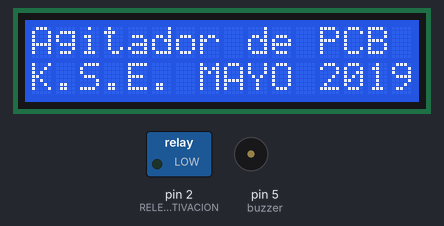
The sketch below on a simulated Arduino Uno, built with avr-gcc and run on an emulated ATmega328P. Parts: 16×2 character LCD, switched loads named in the sketch (green lamp = pin HIGH), buzzer (waves = sounding, pin HIGH).

Above: at 0.1 s.
At 3.4 s:
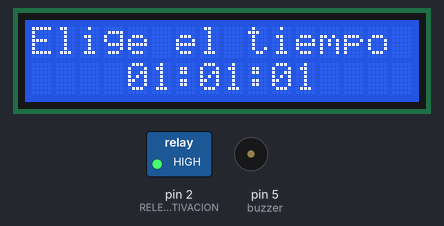
At 20.9 s:
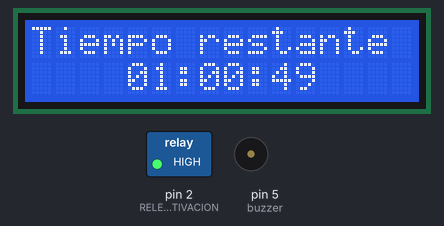
At 37.5 s:
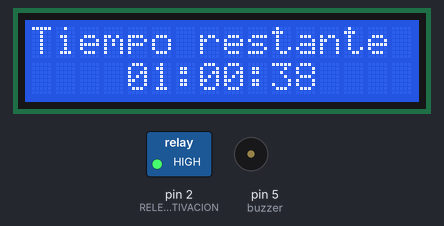
Timing chart, 0 to 39.0 s (numbered marks = the images above):
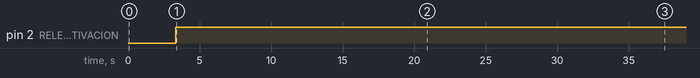

Measured:
- by itself, pin 2 (RELE_ACTIVACION): LOW → HIGH at 3.3 s
- what the display in image 1 shows lasts 1.5 s, from 2.8 s to 4.3 s

The sketch:

Agitator_PCB_Code.ino
```cpp
/*KAMIKAZE SOLUCIONES ELECTRONICAS presenta:
 Codigo de Arduino, para control de Motor DC para Agitador de PCB
 */

#include <LiquidCrystal.h> //Libreria del display LCD

#define TONO_ERROR 600

#define TIME_INTERVAL 3000


LiquidCrystal lcd(7, 8, 9, 10, 11, 12); //Inicializamos la libreria con el numero de los pines a utilizar


int buzzer = 5;            //Alarma

int ahoras = 0;            //Variable a mostrar por LCD de las horas

int aminutos = 0;          //Variable a mostrar por LCD de los minutos

int asegundos = 0;         //Variable a mostrar por LCD de los segundos

int segundostotal = 0;     //Tiempo total

int msg= 0;                //Barrera para el mensaje de bienvenida


int start = A1;            //Pulsador de arranque

int empieza = 1024;        // Variable para almacenaje del pulsador de arranque


int buth = A5;             //Pulsador de Horas

int butm = A4;             //Pulsador de Minutos

int buts = A3;             //Pulsador de segundos


int varbuth = 0;           //Variable para almacenar el valor del pulsador de horas

int varbutm = 0;           //Variable para almacenar el valor del pulsador de minutos

int varbuts = 0;           //Variable para almacenar el valor del pulsador de segundos


void setup()

{

   lcd.begin(16, 2);         // Configuramos el numero de columnas y filas del LCD.

   pinMode(2, OUTPUT); // RELE ACTIVACION/DESACTIVACION DEL MOTOR

   pinMode(buzzer, OUTPUT);  //Pin de alarma --> Salida

   pinMode(buth, INPUT);     //Pin de pulsador de horas --> Entrada

   pinMode(butm, INPUT);     //Pin de pulsador de minutos --> Entrada

   pinMode(buts, INPUT);     //Pin de pulsador de segundos --> Entrada

   pinMode(start, INPUT);    //Pin de pulsador de arranque --> Entrada


   msg = 0;                  //Barrera del mensaje de bienvenida

   empieza = 1024;           //Barrera de arranque


   varbuth = 1;              //Barrera de horas

   varbutm = 1;              //Barrera de minutos

   varbuts = 1;              //Barrera de segundos


   Serial.begin(9600);

}


void loop()

{

     if(msg==0)             //Mostramos el mensaje de bienvenida solo una vez

     {

       lcd.setCursor(0,0);

       lcd.print("Agitador de PCB");

       lcd.setCursor(0,1);

       lcd.print("K.S.E. MAYO 2019");

       delay(2000);

       msg = 1;

       lcd.clear();

     }


     //-------------------------------------------------------------------------------------------------

     // LECTURA DE LOS BOTONES Y ELECCIÓN DEL TIEMPO, NO SALE DEL BUCLE HASTA PULSAR

     // EL BOTON DE ARRANQUE

     //-------------------------------------------------------------------------------------------------


     do

     {


       varbuth = analogRead(buth);   //Leemos boton de horas

       varbutm = analogRead(butm);   //Leemos boton de minutos

       varbuts = analogRead(buts);   //Leemos boton de segundos


       if(varbuth > 0)              //Si el boton ha sido pulsado, aumentamos las horas en una unidad

       {

        ahoras = ahoras + 1 ;

        delay(250);

       }


        if(varbutm > 0)            //Si el boton ha sido pulsado, aumentamos los minutos en una unidad

       {

         aminutos = aminutos + 1;

         if(aminutos == 60) aminutos = 0;

         delay(250);

       }


        if(varbuts > 0)            //Si el boton ha sido pulsado, aumentamos los segundos en una unidad

       {

         asegundos = asegundos + 1;

         if(asegundos == 60) asegundos = 0;

         delay(250);

       }


       lcd.setCursor(0,0);

       lcd.print("Elige el tiempo");  //Muestra mensaje y las HH:MM:SS que vayamos aumentando


       lcd.setCursor(4,1);


      if (ahoras < 10) lcd.print("0");    // Si las horas son menor que 10, pone un "0" delante.

       lcd.print(ahoras);                 // Sin este codigo, se muestra asi: H:M:S  (1:M:S)

       lcd.print(":");


      if (aminutos < 10) lcd.print("0");  // Si los minutos son menor que 10, pone un "0" delante.

       lcd.print(aminutos);               // Sin este codigo, se muestra asi: H:M:S  (H:1:S)


       lcd.print(":");

      if (asegundos < 10) lcd.print("0"); // Si los segundos son menor que 10, pone un "0" delante.

       lcd.print(asegundos);              // Sin este codigo, se muestra asi: H:M:S  (H:M:1)


     } while(analogRead(start) == 0);  // Se repite el menu de elegir tiempo hasta que pulsemos el boton de arranque.


     segundostotal = asegundos + (aminutos * 60) + (ahoras * 60 * 60);  //Convierte el tiempo elegido en segundos!!


      //-------------------------------------------------------------------------------------------------

      // UNA VEZ PULSADO EL BOTON DE ARRANQUE Y ACUMULADO EL TIEMPO, ENTRA EN EL SIGUIENTE WHILE

      // Y NO FINALIZA HASTA TERMINAR LA CUENTA.

      //-------------------------------------------------------------------------------------------------


      while (segundostotal > 0)

      {

       delay (500);        //Descontamos en periodos de 1 segundo

 //*****************************************************************************
 //INICIO MOVIMIENTO DEL MOTOR, A TRAVES DEL DISPARO DEL RELE
 digitalWrite(2, HIGH);   // ACTIVA RELE
  delay(1000);
 //*****************************************************************************

 segundostotal--;


        ahoras = ((segundostotal / 60)/ 60);   //Convertimos los segundos totales en horas

        aminutos = (segundostotal / 60) % 60;  //Convertimos los segundos totales en minutos

        asegundos = segundostotal % 60;        //Convertimos los segundos totales en periodos de 60 segundos


        lcd.setCursor(0,0);

        lcd.print("Tiempo restante");        //Mostramos mensaje de tiempo restante


        lcd.setCursor(4,1);

        if (ahoras < 10) lcd.print("0");     // Si las horas son menor que 10, pone un "0" delante.

        lcd.print(ahoras);                   // Sin este codigo, se muestra asi: H:M:S  (1:M:S)

        lcd.print(":");


        if (aminutos < 10) lcd.print("0");   // Si los minutos son menor que 10, pone un "0" delante.

        lcd.print(aminutos);                 // Sin este codigo, se muestra asi: H:M:S  (H:1:S)


        lcd.print(":");

        if (asegundos < 10) lcd.print("0");  // si el valor de segundo esta por debajo de 9 (unidad) antepone un cero

        lcd.print(asegundos);                // Sin este codigo, se muestra asi: H:M:S  (H:M:1)


          if (segundostotal == 0)            //Si finaliza el tiempo

          {

             while(1)                        //Bucle infinito mostrando mensaje y haciendo parpadear un led

             {

                  lcd.clear();

                  lcd.setCursor(5,0);

                  lcd.print("Tiempo");

                  lcd.setCursor(3,1);

                  lcd.print("Finalizado");
  //***************************************************************************************************
 //FINALIZACION DEL MOVIMIENTO DEL MOTOR
 digitalWrite(2, LOW);    // DESACTIVA RELE
  delay(1000);
 //****************************************************************************************************


                 sonarTono(TONO_ERROR,TIME_INTERVAL);

                 exit(0);

             }

          }

     }


}


    //------------------------------------

    // SONAR TONO

    //------------------------------------

    void sonarTono(int tono, int duracion)

    {

      tone(buzzer,tono,duracion);

      delay(duracion);

    }
```
